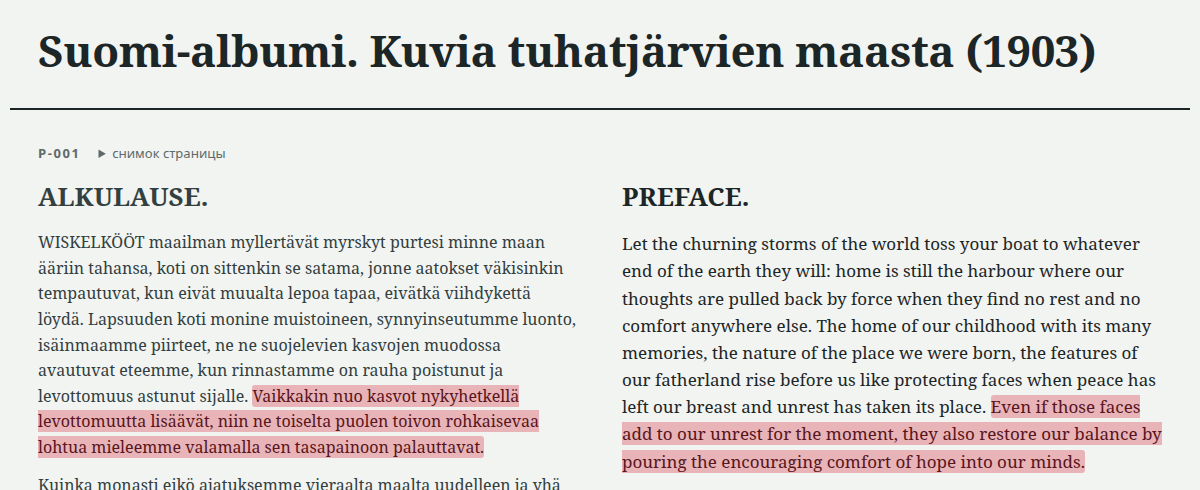
#> input picture img/reader.png, 1200 x 490 px
$ python -i layout.py   (imports and definitions only)
#> lines starting #> are read from the running program, lines starting #| are printed output that depends on the picture; after the words box and inside, x2 and y2 are one past the last pixel; in counts of white or black regions, pixels touching at a corner belong together
#> further down, picture is the input picture: PIL image 1200x490 RGB; mean R, G, B 224.3, 221.7, 220.5
"""Раскладка страницы скана: блоки текста по форме букв, каждый блок распознан отдельно.

Чернила — пиксели заметно темнее локального фона. Фото — участки, где светлого фона мало. Пятна крупнее нескольких
высот буквы (линии чертежей, рамки) отбрасываются, буквы склеиваются в строки и блоки. Каждый блок распознаётся
отдельно (вырезка ×2, автоконтраст, tesseract `--psm 6`, повёрнутый — после поворота): целой страницей с чертежами
tesseract читает текст пятнами, а вырезку — чисто. Итог — `layout/blocks/<page>.json` и маски `.ink.png`, `.photo.png`.
"""

import json
import os
import tempfile
import numpy as np
from PIL import Image, ImageDraw
from scipy import ndimage as ndi

from book_translate import tools

PAGES = BLOCKS = TESS = OCR_LANG = None
TESS_ENV = {}


# [4 lines left out: function configure, not called in this run]


OCR_PAD = 6
MASK_CELL = 4
INK_CONTRAST = 28
PAPER = 190
PHOTO_DENSITY = 0.55
PHOTO_WINDOW = 41
CHAR_MAX_H = 2.2
CHAR_MAX_W = 4.0
CHAR_MIN_AREA = 6
CHAR_MIN_FILL = 0.18
CHAR_MIN_STROKE = 3
BLOCK_MIN_CHARS = 3
ROTATED_ASPECT = 2.5
ROTATED_LETTER_RATIO = 0.9
BIG_CHAR_MAX = 6.0
BIG_CHAR_MIN = 2.2
BIG_CHAR_FILL = 0.25
BIG_MIN_LETTERS = 3
JOIN_X = 1.3
JOIN_Y = 1.7


def ink_and_photo(g):
    local = ndi.uniform_filter(g, 41)
    ink = (g < local - INK_CONTRAST) & (g < PAPER)
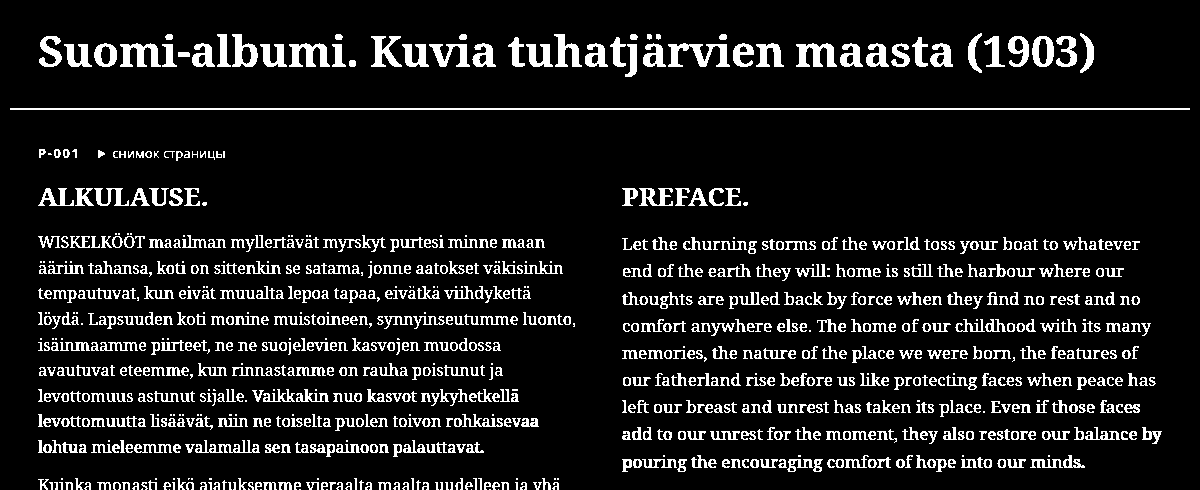
#> ink: shape (490, 1200) bool; 10.5% white; 1005 white regions (148 under 20 px), largest, box (x1, y1, x2, y2) and area: (10, 108, 1190, 110) 2360, (668, 43, 730, 67) 705, (796, 43, 837, 67) 579
    dark_share = ndi.uniform_filter((g < PAPER).astype(np.float32), PHOTO_WINDOW)
    photo = ndi.binary_dilation(dark_share > PHOTO_DENSITY, iterations=6)
#> photo: shape (490, 1200) bool; every value is 0
    return ink & ~photo, photo


def char_height(heights):
    h = heights[(heights >= 8) & (heights <= 60)]
    if not len(h):
        return 18.0
    counts = np.bincount(h.astype(int))
    smooth = np.convolve(counts, np.ones(5) / 5, mode="same")
    return float(np.argmax(smooth))


def rows_in(mask):
    prof = mask.any(axis=1)
    edges = np.flatnonzero(np.diff(np.concatenate([[0], prof.astype(int), [0]])))
    starts, ends = edges[::2], edges[1::2]
    return list(zip(starts, ends))


def text_blocks(im):
    g = np.asarray(im.convert("L")).astype(np.float32)
    ink, photo = ink_and_photo(g)
    text_blocks.ink = ink
    lab, n = ndi.label(ink, structure=np.ones((3, 3)))
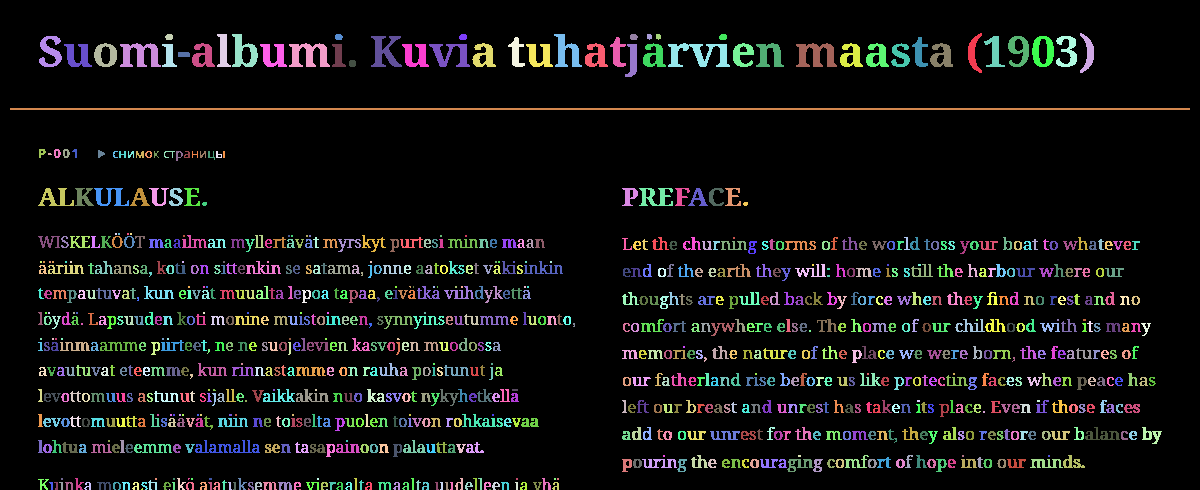
#> lab: shape (490, 1200) int32; 1006 distinct labels, from 0 to 1005; one colour per label, 0 black
#> n = 1005
    if not n:
        return [], photo
    sl = ndi.find_objects(lab)
#> sl = 1005 items
    hs = np.array([s[0].stop - s[0].start for s in sl])
#> hs = 1005 values, max 40 at index 0, min 1 at index 998, mean 9.69
    ws = np.array([s[1].stop - s[1].start for s in sl])
#> ws = 1005 values, max 1180 at index 46, min 1 at index 282, mean 11.08
    area = ndi.sum_labels(np.ones_like(lab), lab, index=np.arange(1, n + 1))
#> area = 1005 values, max 2360 at index 46, min 1 at index 998, mean 61.48
    ch = char_height(hs[(area >= CHAR_MIN_AREA) & (ws < 60)])
#> in char_height, `h = heights[(heights >= 8) & (heights <= 60)]`: h = 848 values, max 40 at index 0, min 8 at index 40, mean 10.93
#> in char_height, `counts = np.bincount(h.astype(int))`: counts = 41 values, max 489 at index 9, min 0 at index 0, mean 20.68
#> in char_height, `smooth = np.convolve(counts, np.ones(5) / 5, mode="same")`: smooth = 41 values, max 149.6 at index 11, min 0 at index 0, mean 20.66
#> ch = 11
    fill = area / np.maximum(1, hs * ws)
#> fill = 1005 values, max 1 at index 46, min 0.294 at index 830, mean 0.586
    keep = (
        (np.maximum(hs, ws) <= CHAR_MAX_W * ch)
        & (np.minimum(hs, ws) <= CHAR_MAX_H * ch)
        & (area >= CHAR_MIN_AREA)
        & (np.maximum(hs, ws) >= 0.25 * ch)
        & (fill >= CHAR_MIN_FILL)
        & (np.minimum(hs, ws) >= CHAR_MIN_STROKE)
    )
    chars = np.zeros(g.shape, bool)
    shape_of = np.zeros(g.shape, np.float32)
    for k in np.flatnonzero(keep):
        chars[sl[k]] = True
        cy, cx = (sl[k][0].start + sl[k][0].stop) // 2, (sl[k][1].start + sl[k][1].stop) // 2
        shape_of[cy, cx] = hs[k] / max(1, ws[k])
#> this loop made 874 passes
#> (k, cy, cx) on passes 7 to 9: (8, 37, 634), (9, 37, 649), (10, 37, 658)
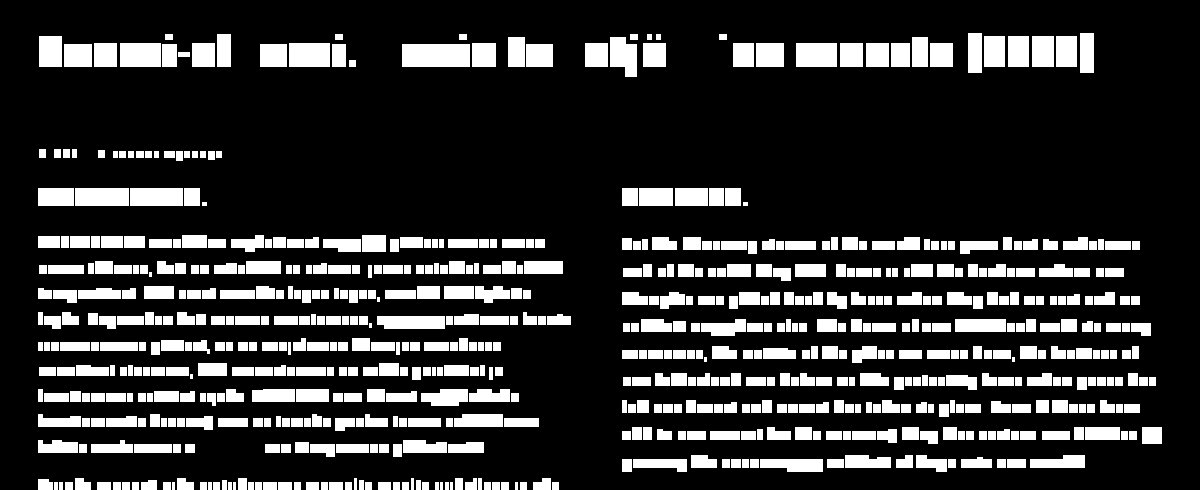
#> chars: shape (490, 1200) bool; 18.9% white; 675 white regions (6 under 20 px), largest, box (x1, y1, x2, y2) and area: (402, 44, 470, 67) 1564, (120, 43, 161, 67) 984, (289, 43, 330, 67) 984
    joined = ndi.binary_dilation(
        chars, structure=np.ones((max(1, int(JOIN_Y * ch)), max(1, int(JOIN_X * ch))))
    )
#> joined: shape (490, 1200) bool; 53.1% white; 60 black regions (27 under 20 px), largest, box (x1, y1, x2, y2) and area: (0, 0, 1200, 490) 273935, (714, 448, 838, 450) 248, (989, 448, 1056, 450) 134
    blab, bn = ndi.label(joined)
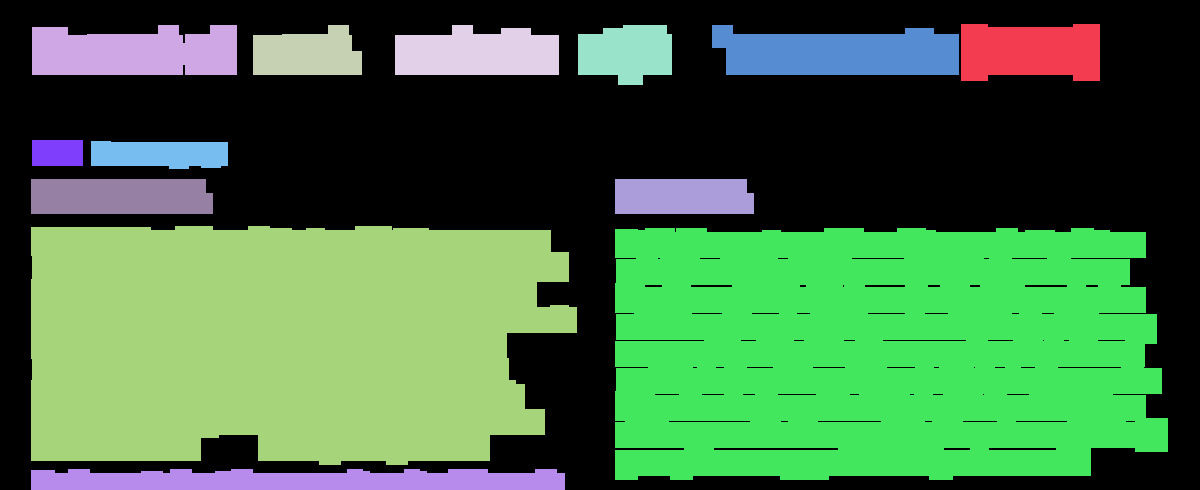
#> blab: shape (490, 1200) int32; 14 distinct labels, from 0 to 13; one colour per label, 0 black
#> bn = 13
    blocks = []
    for k, s in enumerate(ndi.find_objects(blab), 1):
        inside = chars[s] & (blab[s] == k)
        nchars = ndi.label(inside)[1]
        if nchars < BLOCK_MIN_CHARS:
            continue
        ys, xs = np.nonzero(inside)
        y0, y1, x0, x1 = (
            s[0].start + ys.min(),
            s[0].start + ys.max() + 1,
            s[1].start + xs.min(),
            s[1].start + xs.max() + 1,
        )
        ratios = shape_of[y0:y1, x0:x1]
        ratios = ratios[ratios > 0]
        sideways = len(ratios) >= 6 and float(np.median(ratios)) < ROTATED_LETTER_RATIO
        rotated = (y1 - y0) > ROTATED_ASPECT * (x1 - x0) and sideways
        rows = rows_in(chars[y0:y1, x0:x1].T if rotated else chars[y0:y1, x0:x1])
        tall = [(a, b) for a, b in rows if b - a >= 0.5 * ch]
        centers = [(a + b) / 2 for a, b in tall]
        pitch = float(np.median(np.diff(centers))) if len(centers) > 1 else 1.6 * ch
        blocks.append(
            {
                "x0": int(x0),
                "y0": int(y0),
                "x1": int(x1),
                "y1": int(y1),
                "rows": int(max(1, len(tall))),
                "h": float(ch),
                "pitch": float(pitch),
                "chars": int(nchars),
                "rotated": bool(rotated),
            }
        )
#> this loop made 13 passes
#> (nchars, y0, y1, x0, x1, ratios, sideways, starts in rows_in) on passes 1, 2, 4, 5, 6, 9, 10: (6, 33, 73, 968, 1094, [1.48, 1.48, 1.41, 1.48, 2.86, 2.86], False, [0]), (9, 34, 67, 39, 231, [0.75, 2.36, 1.35, 0.417, 0.821, 1.04, 0.585, 1.53, 1.04], False, [0]), (5, 34, 67, 402, 553, [0.75, 1.76, 0.852, 0.561, 1, 0.852], True, [0]), (6, 34, 77, 585, 666, [0.75, 1.2, 1.2, 1.88, 1.04, 1.04, 2.75], False, [0]), (9, 34, 67, 719, 953, [0.75, 1.88, 1.14, 0.857, 0.585, 1.04, 1.04, 1.26, 1.04], False, [0]), (5, 188, 206, 38, 207, [0.5, 0.947, 0.514, 0.9, 0.9, 1.29, 1.12, 0.8], True, [0]), (6, 188, 206, 622, 748, [1.12, 0.529, 1.2, 0.9, 1.2, 1.12, 0.8], False, [0])
#> (nchars, y0, y1, x0, x1, sideways, starts in rows_in, ends in rows_in) on passes 8, 11, 12, 13: (14, 150, 161, 98, 222, False, [0], [11]), (258, 235, 457, 38, 571, False, [0, 26, 51, 77, 103, 128, 154, 179, 205], [17, 43, 68, 94, 120, 145, 171, 196, 222]), (296, 237, 472, 622, 1162, False, [0, 27, 55, 82, 109, 136, 163, 190, 218], [17, 44, 72, 99, 126, 153, 180, 207, 235]), (52, 478, 490, 38, 559, False, [0], [12])
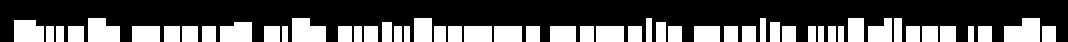
#> inside: shape (21, 534) bool (shown 2 times larger); 32% white; 52 white regions, largest, box (x1, y1, x2, y2) and area: (502, 9, 520, 21) 180, (146, 9, 163, 21) 172, (44, 9, 60, 21) 164
#> after the loop, blocks = 13 items
    big = big_text_blocks(hs, ws, fill, area, sl, ch, g.shape, blocks)

    def inside(b, o, pad):
        return (
            o["x0"] - pad <= b["x0"]
            and b["x1"] <= o["x1"] + pad
            and o["y0"] - pad <= b["y0"]
            and b["y1"] <= o["y1"] + pad
        )

    def covered(o):
        a = (o["x1"] - o["x0"]) * (o["y1"] - o["y0"])
        for b in blocks:
            ix = max(0, min(o["x1"], b["x1"]) - max(o["x0"], b["x0"]))
            iy = max(0, min(o["y1"], b["y1"]) - max(o["y0"], b["y0"]))
            if b["chars"] > o["chars"] and ix * iy > 0.5 * a:
                return True
        return False

    big = [o for o in big if not covered(o)]
    blocks = [b for b in blocks if not any(inside(b, o, 0.4 * o["h"]) for o in big)] + big
    return blocks, photo


def big_text_blocks(hs, ws, fill, area, sl, ch, shape, small_blocks):
#> called with hs = array of shape (1005,), ws = array of shape (1005,), fill = array of shape (1005,), area = array of shape (1005,), ch = 11, shape = (490, 1200)
    aspect = hs / np.maximum(1, ws)
#> aspect = 1005 values, max 4.33 at index 508, min 0.00169 at index 46, mean 1.15
    big = (
        (hs > BIG_CHAR_MIN * ch)
        & (hs <= BIG_CHAR_MAX * ch)
        & (ws <= BIG_CHAR_MAX * ch)
        & (fill >= BIG_CHAR_FILL)
        & (aspect >= 0.4)
        & (aspect <= 5)
        & (np.minimum(hs, ws) >= CHAR_MIN_STROKE)
    )
    idx = np.flatnonzero(big)
#> idx = [0, 1, 3, 4, 7, 12, 13, 14, 15, 16, 17, 18, 19, 20, 43]
    if len(idx) < BIG_MIN_LETTERS:
        return []
    bh = float(np.median(hs[idx]))
#> bh = 31
    mask = np.zeros(shape, bool)
    for k in idx:
        mask[sl[k]] = True
#> this loop made 15 passes
#> k on passes 5 to 15: 7, 12, 13, 14, 15, 16, 17, 18, 19, 20, 43
#> mask: shape (490, 1200) bool; 1.6% white; 14 white regions, largest, box (x1, y1, x2, y2) and area: (371, 36, 402, 67) 961, (554, 34, 582, 67) 924, (232, 34, 258, 67) 858
    joined = ndi.binary_dilation(
        mask, structure=np.ones((max(1, int(0.5 * bh)), max(1, int(1.4 * bh))))
    )
#> joined: shape (490, 1200) bool; 5% white; 5 white regions, box (x1, y1, x2, y2) and area: (891, 26, 1115, 80) 11032, (487, 27, 658, 84) 8197, (196, 27, 279, 74) 3901, (350, 29, 423, 74) 3285, (18, 29, 83, 74) 2925
    lab, n = ndi.label(joined)
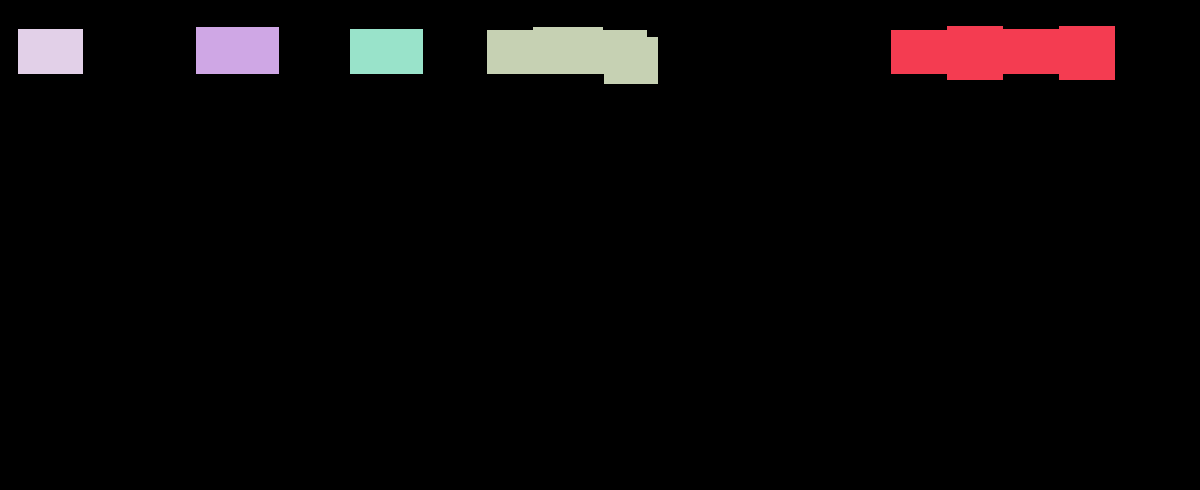
#> lab: shape (490, 1200) int32; 6 distinct labels, from 0 to 5; one colour per label, 0 black
#> n = 5
    out = []
    for k, s in enumerate(ndi.find_objects(lab), 1):
        inside = mask[s] & (lab[s] == k)
        letters_n = ndi.label(inside)[1]
        if letters_n < BIG_MIN_LETTERS:
            continue
        ys, xs = np.nonzero(inside)
        y0, y1, x0, x1 = (
            s[0].start + ys.min(),
            s[0].start + ys.max() + 1,
            s[1].start + xs.min(),
            s[1].start + xs.max() + 1,
        )
        if (x1 - x0) < 1.5 * (y1 - y0):
            continue
        out.append(
            {
                "x0": int(x0),
                "y0": int(y0),
                "x1": int(x1),
                "y1": int(y1),
                "rows": 1,
                "h": bh,
                "pitch": 1.6 * bh,
                "chars": int(letters_n),
                "rotated": False,
            }
        )
#> this loop made 5 passes
#> letters_n on passes 2, 4, 5: 2, 1, 1
#> (letters_n, y0, y1, x0, x1) on passes 1, 3: (7, 33, 73, 912, 1094), (3, 34, 77, 508, 637)
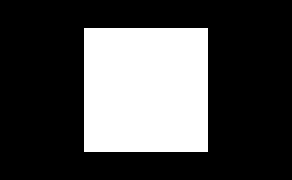
#> inside: shape (45, 73) bool (shown 4 times larger); 29.3% white; 1 white region, box (x1, y1, x2, y2) and area: (21, 7, 52, 38) 961
#> after the loop, out = 2 items
    return out


# [80 lines left out: functions read_block, save_mask, page_blocks, debug, not called in this run]


def init_worker(book):
    configure(book)


# [17 lines left out: function run, not called in this run]

>>> from PIL import Image
>>> picture = Image.open('../img/reader.png')
>>> result = text_blocks(picture)
#> the loop in covered, `for b in blocks:` made 13 passes
#> (ix, iy) on passes 1 to 12: (126, 40), (0, 33), (0, 33), (0, 33), (0, 39), (41, 33), (0, 0), (0, 0), (0, 0), (0, 0), (0, 0), (182, 0)
#> the loop in covered (call 2), `for b in blocks:` made 13 passes
#> (ix, iy) on passes 1 to 12: (0, 39), (0, 33), (0, 33), (45, 33), (52, 43), (0, 33), (0, 0), (0, 0), (0, 0), (15, 0), (63, 0), (15, 0)
#> in text_blocks, `blocks = [b for b in blocks if not any(inside(b, o, 0.4 * o["h"]) for ..`: blocks = 14 items
